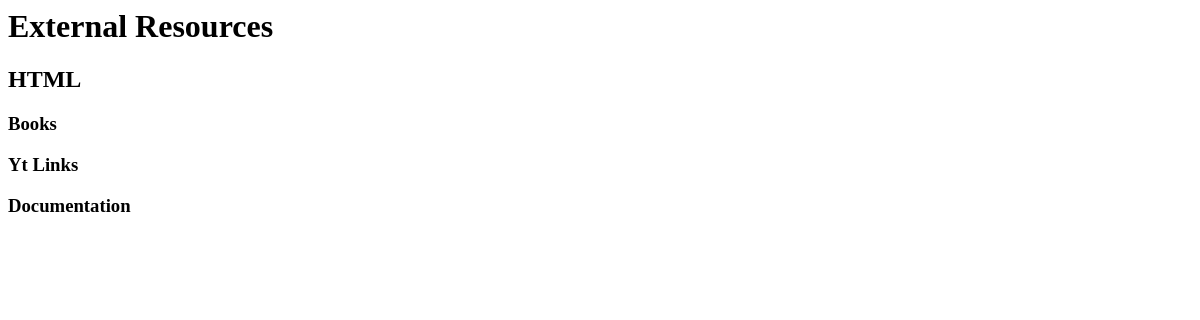
The app's page /external/1/ (signed in), older data.
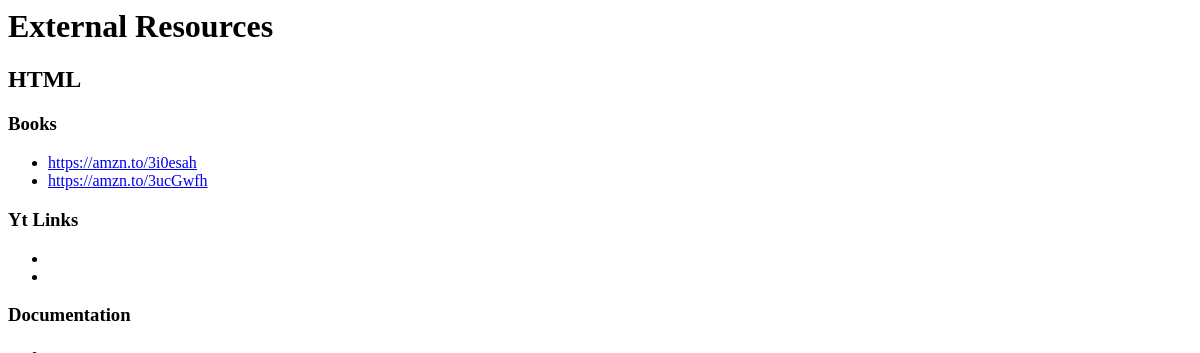
The same page, newer data.
### main/models.py (models this page shows)
class DevName(models.Model):
    name=models.CharField(max_length=200)
    def __str__(self):
        return self.name

class External(models.Model):
    devname=models.ForeignKey(DevName, on_delete=CASCADE)
    book= models.URLField(blank=True)
    yt= models.URLField(blank=True)
    doc= models.URLField(blank=True)

### main/views.py (the view)
# urls.py: path('external/<int:id>/',views.external, name="external"),
@login_required(login_url='/login')
def external(request, id):
    devname= DevName.objects.get(id= id)
    return render(request,'external.html',{"devname":devname})

### templates/external.html (shortened to what this page needs)
{% extends 'base.html' %}
{% block content %}
   <h1> External Resources </h1>
   <h2> {{devname}} </h2>
   <h3> Books </h3>
   <ul>
   {%for x in devname.external_set.all%}
      <li> <a href="{{x.book}}"> {{x.book}} </a> </li>
   {%endfor%}
   </ul>
   <h3> Yt Links </h3>
   <ul>
   {%for x in devname.external_set.all%}
      <li> <a href="{{x.yt}}"> {{x.yt}} </a> </li>
   {%endfor%}
   </ul>
   <h3> Documentation </h3>
   <ul>
   {%for x in devname.external_set.all%}
      <li> <a href="{{x.doc}}"> {{x.doc}} </a> </li>
   {%endfor%}
   </ul>
{% endblock %}

### templates/base.html (shortened to what this page needs)
<html>
<head>
</head>
<body>
<div id="content", name="content">
      {% block content %}
      {% endblock %}
</div>
</body>
</html>

Row changes from the older to the newer data that the page shows:
added External: book "https://amzn.to/3i0esah"
added External: book "https://amzn.to/3ucGwfh"
